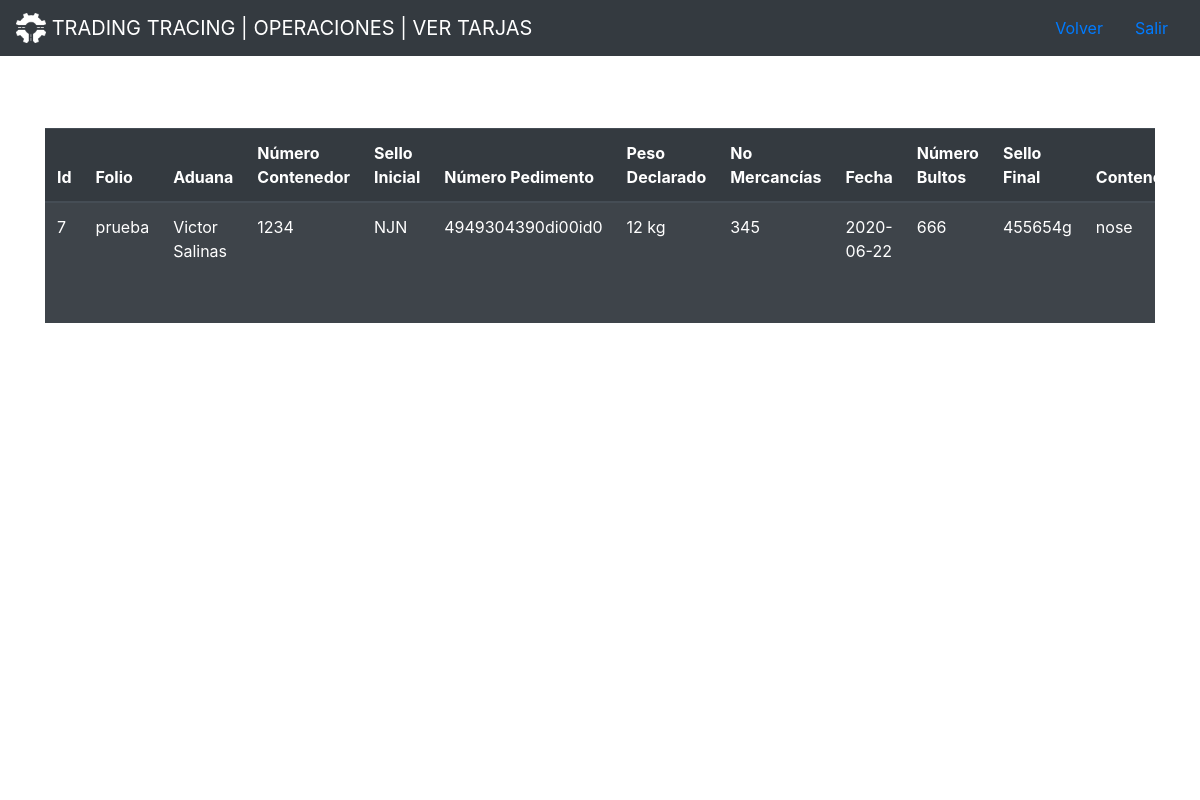
The page /vertarjas.php on the database its author committed.
### tables this page shows
CREATE TABLE `tarja` (
  `id` int(11) NOT NULL,
  `folio` varchar(10) NOT NULL,
  `aduana` varchar(200) NOT NULL,
  `Ncontenedor` varchar(100) NOT NULL,
  `selloI` varchar(100) NOT NULL,
  `Npedimento` varchar(100) NOT NULL,
  `Pdeclarado` varchar(100) NOT NULL,
  `Nmercancias` varchar(100) NOT NULL,
  `fecha` date NOT NULL,
  `Nbultos` varchar(100) NOT NULL,
  `selloF` varchar(100) NOT NULL,
  `contener` varchar(100) NOT NULL,
  `buque` varchar(100) NOT NULL,
  `Tmercancias` varchar(100) NOT NULL,
  `consolidacion` varchar(250) NOT NULL,
  `carga` varchar(100) NOT NULL,
  `traspaleo` varchar(100) NOT NULL,
  `conteo` varchar(100) NOT NULL,
  `etiquetado` varchar(100) NOT NULL,
  `desconsolidacion` varchar(100) NOT NULL,
  `descarga` varchar(100) NOT NULL,
  `revision` varchar(250) NOT NULL,
  `Pconsolidado` varchar(100) NOT NULL,
  `Lmaniobra` varchar(100) NOT NULL,
  `Hinicio` time NOT NULL,
  `Hterminacion` time NOT NULL,
  `observacion` text NOT NULL,
  `supervisor` varchar(200) NOT NULL,
  `operador` varchar(200) NOT NULL
);

### vertarjas.php (the view, shortened to what this page needs)
  <!DOCTYPE html>
<html lang="es">
<head>
	<link rel="stylesheet" href="https://stackpath.bootstrapcdn.com/bootstrap/4.4.1/css/bootstrap.min.css">
	<link rel="stylesheet" type="text/css" href="./css/style.css">
  <link rel="stylesheet" href="./font-awesome/css/font-awesome.min.css">
<nav class="navbar navbar-dark bg-dark">
  <a class="navbar-brand" href="panel.php">
    <img src="./img/tuercablanca.png" width="30" height="30" class="d-inline-block align-top" alt="">
    TRADING TRACING | OPERACIONES | VER TARJAS
  </a>
  <ul class="nav">
  <li class="nav-item">
    <a class="nav-link " href="tarja.php" tabindex="-1" aria-disabled="true">Volver</a>
  </li>
  <li class="nav-item">
    <a class="nav-link" href="#">Salir</a>
  </li>
</ul>
</nav>
</head>
<body>
<video class="vide" loop="true" muted autoplay>
  <source src="./videos/Network.mp4" type="video/mp4"></source>
</video><br><br><br>
<div class="container">
<table class="table table-striped table-dark table-responsive">
  <thead>
    <tr>
      <th scope="col">Id</th>
      <th scope="col">Folio</th>
      <th scope="col">Aduana</th>
      <th scope="col">Número Contenedor</th>
      <th scope="col">Sello Inicial</th>
      <th scope="col">Número Pedimento</th>
      <th scope="col">Peso Declarado</th>
      <th scope="col">No Mercancías</th>
      <th scope="col">Fecha</th>
      <th scope="col">Número Bultos</th>
      <th scope="col">Sello Final</th>
      <th scope="col">Contener</th>
    </tr>
  </thead>
  <tbody>
  	<?php
  	include("conexion.php");
	$query="SELECT * FROM tarja";
	$resultado = $cn->query($query);
	foreach($resultado as $res){
  	 ?>
    <tr>
      <td><?php echo $res['id']; ?></td>
      <td><?php echo $res['folio']; ?></td>
      <td><?php echo $res['aduana']; ?></td>
      <td><?php echo $res['Ncontenedor']; ?></td>
      <td><?php echo $res['selloI']; ?></td>
      <td><?php echo $res['Npedimento']; ?></td>
      <td><?php echo $res['Pdeclarado']; ?></td>
      <td><?php echo $res['Nmercancias']; ?></td>
      <td><?php echo $res['fecha']; ?></td>
      <td><?php echo $res['Nbultos']; ?></td>
      <td><?php echo $res['selloF']; ?></td>
      <td><?php echo $res['contener']; ?></td>
    </tr>
    <?php
		}
	?>
  </tbody>
</table>
</div>
</body>
</html>

### css/style.css (style rules this page uses)
video.vide { min-width: 100%; min-height: 100%; width: auto; height: auto; position: fixed; top: 50%; left: 50%; transform: translateX(-50%) translateY(-50%); z-index: -100; background-size: cover; }

### rows shown on the page
tarja: id "7", folio "prueba", aduana "Victor Salinas", Ncontenedor "1234", selloI "NJN", Npedimento "4949304390di00id0", Pdeclarado "12 kg", Nmercancias "345", fecha "2020-06-22", Nbultos "666", selloF "455654g", contener "nose"
